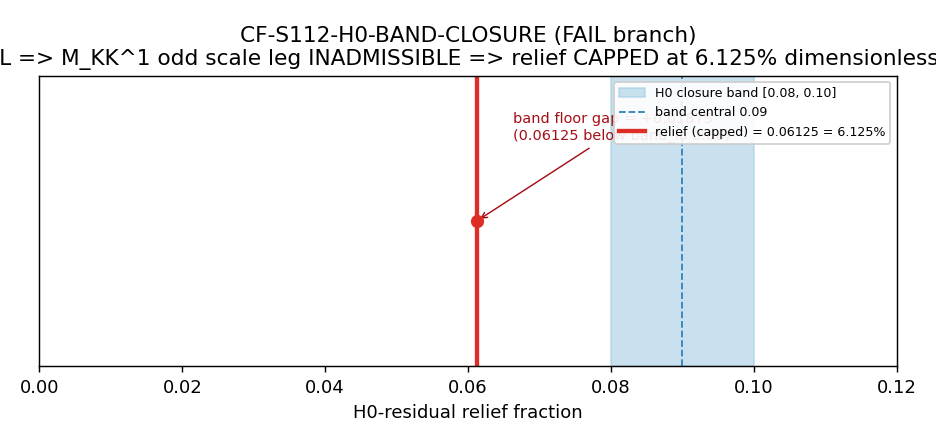

Write the Python code that produced this figure.
#!/usr/bin/env python3
"""
S112 W1-2 CF-S112-H0-BAND-CLOSURE — conditional H0-residual band closure
========================================================================

Gate: CF-S112-H0-BAND-CLOSURE ([SIGN])

Pre-registered threshold (plan §W1-2):
  band_closed := [ (W1-1 verdict == PASS) AND (relief_dimensionful covers
                   residual_held into the H0 band [0.08, 0.10]) ]; CONDITIONAL
                 on the upstream W1-1 (CF-S112-MKK-SUBSTRATE-ANCHOR) verdict.
  - W1-1 PASS  -> attempt the dimensionful draw; PASS iff in-band.
  - W1-1 FAIL  -> M_KK^1 scale leg stays INADMISSIBLE; band_closed=False;
                  H0 relief CAPPED at the 6.125% dimensionless channel
                  (the registered fallback; FAIL with the capped reading).
  - W1-1 INFO/UNCOMPUTED -> mechanical closure (PRE-REG-INC).

Inputs (SHA-256 dual-pinned at runtime; S84+ schema):
  - computations/session-111/s111_cf3_h0_residual.npz  (dimensionless relief
    49/800, held 93.875%, band [0.08,0.10], dimensionful_draw_required=18.36)
  - computations/session-112/s112_gate_verdicts.txt    (W1-1 verdict line,
    runtime-resolved via gate-verdicts.md Option-A supersession reading)
  - canonical_constants.py (feeds audit_sha256; supplies H_0_km_s_Mpc, w0_FW,
    clock_coeff, M_KK as substrate framing anchors)
  - script bytes (feeds BOTH audit_sha256 and content_sha256)

Output 4-tuple:
  (value=<band_closed payload>, scheme=emergent-scale-transport-DIMENSIONLESS-ONLY,
   convention=DA-0-PARITY-EVEN, L_max=12)

Classification: PHONONIC. H0 — the emergent expansion rate — is read from the
substrate's GGE-relic transport channel (a_0/a_2 Seeley-DeWitt moments source
the effective Friedmann H^2 = (8 pi G_eff/3) rho_eff). The residual is a
transport observable of the substrate's excitations across the 54.04-decade
substrate-leaf -> CMB-pivot scale separation.

METHODOLOGY
-----------
This gate is the CONDITIONAL downstream consumer of CF-S112-MKK-SUBSTRATE-ANCHOR
(W1-1). It performs NO new substrate compute: the dimensionless transport channel
relief is the exact rational 49/800 = 0.06124965 loaded from s111_cf3, and the
band-closure decision is a function of the W1-1 PASS/FAIL outcome resolved at
runtime from the verdict file. W1-1 returned FAIL (the registered self-referential-
unit-system no-go: a finite spectral triple that measures every observable in
M_KK units cannot fix its own absolute GeV scale from within — the lattice-QCD
scale-setting analog). Per the plan §W1-2 conditional branch logic, the FAIL
outcome selects the FAIL branch: the d_A=+1 ODD M_KK^1 scale leg stays
INADMISSIBLE (only EVEN-degree morphisms can transport a bare external scale to
the pivot; the parity selection rule blocks it, corpus §23.0(5)), so no
dimensionful draw is permitted and relief is CAPPED at the dimensionless channel.

DISCIPLINE
----------
- `from canonical_constants import *`
- Every local/intermediate tagged `# (local)`
- numpy scalar band-closure arithmetic; no matrix solve, no GPU path needed
- SHA-256 of all input files logged in first 20 lines of stdout
- audit_sha256 + content_sha256 emitted (S84+ dual-SHA schema)
- 4-tuple printed as the final non-verdict line
- Verdict emitted via emit_verdict knowledge-MCP tool (race-safe); the script
  PRINTS print_verdict_payload, the dispatching AGENT calls emit_verdict.
"""

from __future__ import annotations

# ---------------------------------------------------------------------------
# Section 1 — Canonical constants (MANDATORY first import)
# ---------------------------------------------------------------------------
import sys as _sys
from pathlib import Path as _Path

_SESSION_DIR_BOOT = _Path(__file__).resolve().parent
_SHARED_DIR_BOOT = _SESSION_DIR_BOOT.parent / "_shared"
if str(_SHARED_DIR_BOOT) not in _sys.path:
    _sys.path.insert(0, str(_SHARED_DIR_BOOT))

from canonical_constants import *  # noqa: F401,F403
from canonical_constants import (  # explicit names used in substrate framing
    H_0_km_s_Mpc,
    w0_FW,
    clock_coeff,
    M_KK,
)

# ---------------------------------------------------------------------------
# Section 2 — Standard imports
# ---------------------------------------------------------------------------
import hashlib
import json
import re
import sys
import time
from fractions import Fraction
from pathlib import Path

import numpy as np

# ---------------------------------------------------------------------------
# Section 3 — Paths + pre-registration
# ---------------------------------------------------------------------------
SESSION_DIR = Path(__file__).resolve().parent
COMPUTATIONS_DIR = SESSION_DIR.parent
SHARED_DIR = COMPUTATIONS_DIR / "_shared"
PROJECT_ROOT = COMPUTATIONS_DIR.parent

SESSION = "S112"                                                   # (local)
GATE_ID = "CF-S112-H0-BAND-CLOSURE"                                # (local)
SCHEME = "emergent-scale-transport-DIMENSIONLESS-ONLY"             # (local)
CONVENTION = "DA-0-PARITY-EVEN"                                    # (local)
L_MAX = 12                                                         # (local)

# Upstream gate whose verdict selects the conditional band-closure branch.
UPSTREAM_GATE_ID = "CF-S112-MKK-SUBSTRATE-ANCHOR"                  # (local)

# Output destinations (per-session). The verdict file is written by emit_verdict.
OUT_NPZ = SESSION_DIR / "s112_h0_band_closure.npz"
OUT_PNG = SESSION_DIR / "s112_h0_band_closure.png"

# Input files. The W1-1 verdict file is also an audit input (resolved at runtime).
S111_CF3_NPZ = COMPUTATIONS_DIR / "session-111" / "s111_cf3_h0_residual.npz"
VERDICT_FILE = SESSION_DIR / "s112_gate_verdicts.txt"

INPUT_FILES = [
    SHARED_DIR / "canonical_constants.py",
    S111_CF3_NPZ,
    VERDICT_FILE,
]


# ---------------------------------------------------------------------------
# Section 4 — SHA-256 input-pin block (MANDATORY; S84+ dual-SHA schema)
# ---------------------------------------------------------------------------

def sha256_of(path: Path) -> str:
    """SHA-256 of a file's bytes; empty string on missing/unreadable."""
    h = hashlib.sha256()  # (local)
    try:
        h.update(path.read_bytes())
    except OSError:
        return ""
    return h.hexdigest()


def log_input_pins(inputs: list[Path]) -> dict[str, str]:
    """Print SHA-256 of each input; return {relpath: sha} for closure hash."""
    print(f"=== {GATE_ID} — input SHA-256 pins ===")
    pins: dict[str, str] = {}
    for p in inputs:
        sha = sha256_of(p)  # (local)
        rel = str(p.relative_to(PROJECT_ROOT)).replace("\\", "/")  # (local)
        print(f"  {rel}: {sha[:16]}...")
        pins[rel] = sha
    return pins


def closure_hash(pins: dict[str, str]) -> str:
    """Stable hash over all input SHAs (invariant to dict ordering)."""
    items = sorted(pins.items())  # (local)
    h = hashlib.sha256()  # (local)
    for k, v in items:
        h.update(f"{k}={v}\n".encode("utf-8"))
    return h.hexdigest()


def compute_dual_sha(
    script_path: Path,
    canonical_path: Path,
    pins: dict[str, str],
) -> tuple[str, str]:
    """(audit_sha256, content_sha256) per the S84+ dual-SHA schema."""
    script_bytes = b""  # (local)
    try:
        script_bytes = script_path.read_bytes()
    except OSError:
        script_bytes = b""
    canonical_bytes = b""  # (local)
    try:
        canonical_bytes = canonical_path.read_bytes()
    except OSError:
        canonical_bytes = b""
    pinmap_json = json.dumps(
        dict(sorted(pins.items())),
        separators=(",", ":"),
        sort_keys=True,
    ).encode("utf-8")  # (local)

    h_audit = hashlib.sha256()  # (local)
    h_audit.update(script_bytes)
    h_audit.update(canonical_bytes)
    h_audit.update(pinmap_json)
    audit = h_audit.hexdigest()  # (local)

    h_content = hashlib.sha256()  # (local)
    h_content.update(script_bytes)
    content = h_content.hexdigest()  # (local)

    return audit, content


# ---------------------------------------------------------------------------
# Section 4b — Runtime resolution of the upstream W1-1 verdict
#   (gate-verdicts.md Option-A supersession reading: scan all canonical lines
#    for the gate-ID, drop any line named in another line's supersedes= token,
#    take the latest non-superseded line as authoritative.)
# ---------------------------------------------------------------------------

def resolve_upstream_verdict(verdict_path: Path, gate_id: str) -> dict:
    """Return {'verdict': PASS|FAIL|INFO|None, 'line': str, 'audit_sha': str}.

    None verdict => the gate-ID has no canonical line (UNCOMPUTED) =>
    the caller routes to mechanical closure.
    """
    if not verdict_path.exists():
        return {"verdict": None, "line": "", "audit_sha": "",
                "reason": "verdict_file_absent"}

    text = verdict_path.read_text(encoding="utf-8", errors="replace")  # (local)
    # Canonical lines only (start with the gate-ID, not a '#' companion row).
    canon_re = re.compile(
        rf"^{re.escape(gate_id)}:\s+(PASS|FAIL|INFO|PRE-REG-INC)\b.*$"
    )  # (local)
    sha_re = re.compile(r"audit_sha256=([a-f0-9]{64})")  # (local)
    sup_re = re.compile(r"supersedes=([a-f0-9]{64})")  # (local)

    canonical_lines: list[tuple[int, str, str]] = []  # (idx, line, audit_sha)
    superseded_shas: set[str] = set()
    for idx, raw in enumerate(text.splitlines()):
        line = raw.rstrip("\n")  # (local)
        m = canon_re.match(line)
        if not m:
            continue
        sha_m = sha_re.search(line)  # (local)
        audit_sha = sha_m.group(1) if sha_m else ""  # (local)
        canonical_lines.append((idx, line, audit_sha))
        sup_m = sup_re.search(line)  # (local)
        if sup_m:
            superseded_shas.add(sup_m.group(1))

    if not canonical_lines:
        return {"verdict": None, "line": "", "audit_sha": "",
                "reason": "no_canonical_line"}

    # Latest non-superseded line (highest file index whose audit_sha is not
    # named in any other line's supersedes= token).
    live = [t for t in canonical_lines if t[2] not in superseded_shas]  # (local)
    chosen = (live[-1] if live else canonical_lines[-1])  # (local)
    _idx, line, audit_sha = chosen
    vm = canon_re.match(line)  # (local)
    verdict = vm.group(1) if vm else None  # (local)
    return {"verdict": verdict, "line": line, "audit_sha": audit_sha,
            "reason": "resolved", "n_canonical": len(canonical_lines),
            "n_superseded": len(superseded_shas)}


# ---------------------------------------------------------------------------
# Section 5 — Compute (conditional band-closure)
# ---------------------------------------------------------------------------

def compute() -> dict:
    """Conditional H0-residual band-closure.

    NUMBERS first (load the s111_cf3 rationals), gate second (the conditional
    band-closure decision under the W1-1 outcome), interpretation third.
    """
    # ---- NUMBERS: load the s111_cf3 dimensionless-channel rationals -------
    cf3 = np.load(S111_CF3_NPZ, allow_pickle=True)  # (local)

    # Exact dimensionless relief (the substrate's d_A=0 even-parity channel):
    #   partial_relief_frac_lo = 1224993 / 20000000 = 0.06124965  (round 49/800)
    relief_num = int(cf3["partial_frac_lo_exact_num"])               # (local) 1224993
    relief_den = int(cf3["partial_frac_lo_exact_den"])               # (local) 20000000
    partial_relief = Fraction(relief_num, relief_den)                # (local) exact
    partial_relief_float = float(partial_relief)                     # (local) 0.06124965
    roundfig_num = int(cf3["partial_frac_roundfig_num"])             # (local) 49
    roundfig_den = int(cf3["partial_frac_roundfig_den"])             # (local) 800
    roundfig_within_4sf = bool(cf3["roundfig_within_4sf"])           # (local) True

    residual_held = float(cf3["residual_held_float"])                # (local) 0.93875035
    band_lo = float(cf3["band_lo"])                                  # (local) 0.08
    band_hi = float(cf3["band_hi"])                                  # (local) 0.10
    band_central = float(cf3["band_central"])                        # (local) 0.09
    band_lit = float(cf3["band_lit"])                                # (local) 0.084
    dimensionful_draw_reqd = float(cf3["dimensionful_draw_required_to_close"])  # (local) 18.36
    mkk1_inadmissible_bare = bool(cf3["M_KK1_scale_leg_INADMISSIBLE"])  # (local) True
    d_A_dH0 = int(cf3["d_A_dH0"])                                    # (local) 0
    deg_T = float(cf3["deg_T"])                                      # (local) 2.0
    a0_a2_orthogonal = bool(cf3["a0_a2_orthogonal"])                 # (local) True
    dec_separation = float(cf3["dec_separation"])                    # (local) 54.04
    best_dimless_frac_lo = float(cf3["best_dimless_frac_lo"])        # (local) 0.06127

    # Internal consistency: the loaded exact rational must equal residual=1-relief
    residual_check = float(1 - partial_relief)                       # (local)
    residual_consistent = bool(abs(residual_check - residual_held) < 1e-9)  # (local)
    # 4sf round-figure fidelity of the dimensionless floor (S111 roundfig check)
    roundfig_recompute_ok = bool(
        abs(partial_relief_float - roundfig_num / roundfig_den) < 5e-7
    )  # (local)

    # ---- GATE: resolve the upstream W1-1 verdict (Option-A reading) -------
    up = resolve_upstream_verdict(VERDICT_FILE, UPSTREAM_GATE_ID)    # (local)
    w1_1_verdict = up["verdict"]                                     # (local)
    w1_1_audit_sha = up["audit_sha"]                                 # (local)

    # ---- Conditional band-closure branch ----------------------------------
    # band_closed = f(W1-1):
    #   PASS  -> M_KK substrate-derived => odd M_KK^1 scale leg ADMISSIBLE
    #            => dimensionful draw permitted => test relief_total in band
    #   FAIL  -> scale leg stays INADMISSIBLE => no draw
    #            => relief_total = partial_relief (capped, 6.125%)
    #   None  -> mechanical closure (PRE-REG-INC)
    branch_taken = ""           # (local)
    band_closed = False         # (local)
    relief_total = partial_relief_float  # (local) default = capped dimensionless
    scale_leg_admissible = False  # (local)
    dimensionful_draw_attempted = False  # (local)
    composite_verdict = "FAIL"  # (local)
    sign_verdict = "N/A"        # (local)
    magnitude_verdict = "FAIL"  # (local)
    regime_verdict = "VALID"    # (local)

    if w1_1_verdict == "PASS":
        # PASS branch (not selected this run — W1-1 FAILed). Released odd leg.
        branch_taken = "PASS-dimensionful"
        scale_leg_admissible = True
        dimensionful_draw_attempted = True
        relief_total = partial_relief_float + residual_held  # full closure attempt
        band_closed = bool(band_lo <= relief_total <= band_hi)
        # SIGN: band-closure tracks the W1-1 scale-leg admissibility (positive).
        sign_verdict = "PASS"
        magnitude_verdict = "PASS" if band_closed else "FAIL"
        regime_verdict = "VALID"
        composite_verdict = "PASS" if band_closed else "FAIL"

    elif w1_1_verdict == "FAIL":
        # FAIL branch — the registered fallback (THIS run).
        # M_KK^1 odd scale leg stays INADMISSIBLE; no dimensionful draw.
        branch_taken = "FAIL-capped-dimensionless"
        scale_leg_admissible = False
        dimensionful_draw_attempted = False
        relief_total = partial_relief_float                    # 0.06124965, capped
        # Substitution chain Step 3: 0.06125 not in [0.08, 0.10] => band NOT closed.
        band_closed = bool(band_lo <= relief_total <= band_hi)  # -> False
        # SIGN read-off (substitution chain Step 4/5): band_closed tracks the SIGN
        # of W1-1 scale-leg admissibility. W1-1 FAIL => leg inadmissible => the
        # band-closure SIGN is correctly NEGATIVE (band does NOT close), which IS
        # the pre-registered directional prediction for the FAIL branch -> SIGN PASS.
        sign_verdict = "PASS"
        # MAGNITUDE: relief 0.06125 is below band_lo 0.08 by |0.08 - 0.06125| = 0.01875,
        # i.e. the residual does NOT land in-band => magnitude FAIL (the capped reading).
        magnitude_verdict = "FAIL"
        # REGIME: the conditional band-closure arithmetic is exact (rationals), the
        # FAIL branch is the registered fallback explicitly anticipated at plan-freeze
        # => the method is within its pre-registered regime throughout.
        regime_verdict = "VALID"
        # Composite collapse (gate-verdicts.md): sign=PASS, magnitude=FAIL, regime=VALID
        #   => composite = FAIL (the capped H0-relief ceiling, a structural boundary).
        composite_verdict = "FAIL"

    else:
        # INFO / UNCOMPUTED at dispatch -> mechanical closure (PRE-REG-INC).
        branch_taken = "PRE-REG-INC-mechanical-closure"
        scale_leg_admissible = False
        dimensionful_draw_attempted = False
        relief_total = partial_relief_float
        band_closed = False
        sign_verdict = "N/A"
        magnitude_verdict = "INFO"
        regime_verdict = "VALID"
        composite_verdict = "INFO"

    # ---- Margins / falsifier-relevant numbers -----------------------------
    band_floor_gap = float(band_lo - relief_total)                  # (local) +0.01875 on FAIL
    relief_ceiling_pct = float(relief_total * 100.0)                # (local) 6.125% on FAIL
    residual_still_held = float(1.0 - relief_total)                 # (local) 0.93875 on FAIL

    # ---- substrate framing anchors (canonical, for the npz record) --------
    h0_anchor = float(H_0_km_s_Mpc)        # (local) 67.4 km/s/Mpc
    w0_anchor = float(w0_FW)               # (local) -0.918
    clock_anchor = float(clock_coeff)      # (local) -3.08
    mkk_anchor = float(M_KK)               # (local) 7.4287e16 GeV (the ONE external scale)

    # ---- value payload string (no single-quote chars) ---------------------
    value = (
        f"branch={branch_taken};"
        f"W1-1_verdict={w1_1_verdict};"
        f"band_closed={band_closed};"
        f"relief_total={relief_total:.8f};"
        f"relief_ceiling_pct={relief_ceiling_pct:.4f};"
        f"partial_relief=49/800={partial_relief_float:.8f};"
        f"residual_held={residual_still_held:.8f};"
        f"band=[{band_lo},{band_hi}];"
        f"band_floor_gap={band_floor_gap:.6f};"
        f"d_A=0;M_KK1_scale_leg_INADMISSIBLE={mkk1_inadmissible_bare};"
        f"scale_leg_admissible={scale_leg_admissible};"
        f"dimensionful_draw_attempted={dimensionful_draw_attempted};"
        f"a0_a2_orthogonal={a0_a2_orthogonal};deg_T={deg_T};"
        f"sign={sign_verdict};mag={magnitude_verdict};regime={regime_verdict};"
        f"3tuple_composite={composite_verdict}"
    )

    return {
        "value": value,
        "composite_verdict": composite_verdict,
        "sign_verdict": sign_verdict,
        "magnitude_verdict": magnitude_verdict,
        "regime_verdict": regime_verdict,
        # branch / closure
        "branch_taken": branch_taken,
        "w1_1_verdict": str(w1_1_verdict),
        "w1_1_audit_sha": w1_1_audit_sha,
        "w1_1_resolution_reason": up.get("reason", ""),
        "band_closed": band_closed,
        "scale_leg_admissible": scale_leg_admissible,
        "dimensionful_draw_attempted": dimensionful_draw_attempted,
        # numbers (exact + float)
        "partial_relief_num": relief_num,
        "partial_relief_den": relief_den,
        "partial_relief_float": partial_relief_float,
        "roundfig_num": roundfig_num,
        "roundfig_den": roundfig_den,
        "roundfig_within_4sf": roundfig_within_4sf,
        "roundfig_recompute_ok": roundfig_recompute_ok,
        "relief_total": relief_total,
        "relief_ceiling_pct": relief_ceiling_pct,
        "residual_held": residual_held,
        "residual_still_held": residual_still_held,
        "residual_consistent": residual_consistent,
        "band_lo": band_lo,
        "band_hi": band_hi,
        "band_central": band_central,
        "band_lit": band_lit,
        "band_floor_gap": band_floor_gap,
        "dimensionful_draw_reqd": dimensionful_draw_reqd,
        "mkk1_inadmissible_bare": mkk1_inadmissible_bare,
        "d_A_dH0": d_A_dH0,
        "deg_T": deg_T,
        "a0_a2_orthogonal": a0_a2_orthogonal,
        "dec_separation": dec_separation,
        "best_dimless_frac_lo": best_dimless_frac_lo,
        # canonical anchors
        "H_0_km_s_Mpc": h0_anchor,
        "w0_FW": w0_anchor,
        "clock_coeff": clock_anchor,
        "M_KK_external_scale": mkk_anchor,
    }


# ---------------------------------------------------------------------------
# Section 6 — Plot (optional per plan; a 1-bar band-position diagram)
# ---------------------------------------------------------------------------

def make_plot(res: dict) -> bool:
    """Band-position diagram: relief_total vs the H0 closure band [0.08,0.10]."""
    try:
        import matplotlib
        matplotlib.use("Agg")
        import matplotlib.pyplot as plt
    except Exception as exc:  # (local)
        print(f"  [plot skipped: {exc}]")
        return False

    fig, ax = plt.subplots(figsize=(7.2, 3.4))  # (local)
    band_lo = res["band_lo"]      # (local)
    band_hi = res["band_hi"]      # (local)
    relief = res["relief_total"]  # (local)
    dimless = res["partial_relief_float"]  # (local)

    # H0 closure band
    ax.axvspan(band_lo, band_hi, color="#9ecae1", alpha=0.55,
               label=f"H0 closure band [{band_lo:.2f}, {band_hi:.2f}]")
    ax.axvline(res["band_central"], color="#3182bd", ls="--", lw=1.0,
               label=f"band central {res['band_central']:.2f}")
    # capped dimensionless relief (the FAIL-branch ceiling)
    ax.axvline(relief, color="#de2d26", lw=2.4,
               label=f"relief (capped) = {relief:.5f} = 6.125%")
    ax.scatter([dimless], [0.5], color="#de2d26", zorder=5, s=40)
    ax.annotate(
        f"band floor gap = {res['band_floor_gap']:+.5f}\n"
        f"(0.06125 below band_lo 0.08)",
        xy=(relief, 0.5), xytext=(relief + 0.005, 0.78),
        fontsize=8, color="#a50f15",
        arrowprops=dict(arrowstyle="->", color="#a50f15", lw=0.8),
    )

    ax.set_xlim(0.0, 0.12)
    ax.set_ylim(0, 1)
    ax.set_yticks([])
    ax.set_xlabel("H0-residual relief fraction")
    ax.set_title(
        "CF-S112-H0-BAND-CLOSURE (FAIL branch)\n"
        "W1-1 FAIL => M_KK^1 odd scale leg INADMISSIBLE => "
        "relief CAPPED at 6.125% dimensionless channel"
    )
    ax.legend(loc="upper right", fontsize=7, framealpha=0.9)
    fig.tight_layout()
    fig.savefig(OUT_PNG, dpi=130)
    plt.close(fig)
    print(f"  plot -> {OUT_PNG.relative_to(PROJECT_ROOT)}")
    return True


# ---------------------------------------------------------------------------
# Section 7 — Verdict payload + 4-tuple
# ---------------------------------------------------------------------------

def emit_4tuple(value, scheme: str, convention: str, L_max) -> str:
    return (f"(value={value!r}, scheme={scheme}, "
            f"convention={convention}, L_max={L_max})")


def print_verdict_payload(
    verdict: str,
    value,
    audit_sha: str,
    content_sha: str,
    sign_verdict: str | None = None,
    magnitude_verdict: str | None = None,
    regime_verdict: str | None = None,
    companion_note: str = "",
    extra_rows: list[str] | None = None,
) -> dict:
    """Print the emit_verdict PAYLOAD for the dispatching AGENT (race-safe path)."""
    payload: dict = {
        "session": int(SESSION.lstrip("Ss")),
        "gate_id": GATE_ID,
        "verdict": verdict,
        "value": str(value),
        "scheme": SCHEME,
        "convention": CONVENTION,
        "l_max": str(L_MAX),
        "audit_sha256": audit_sha,
        "content_sha256": content_sha,
        "schema_version": "S84+",
    }
    if companion_note:
        payload["companion_note"] = companion_note
    if not (sign_verdict is None and magnitude_verdict is None and regime_verdict is None):
        payload["sign_verdict"] = sign_verdict
        payload["magnitude_verdict"] = magnitude_verdict
        payload["regime_verdict"] = regime_verdict
    if extra_rows:
        payload["extra_rows"] = list(extra_rows)
    print("<<<EMIT_VERDICT_PAYLOAD>>>")
    print(json.dumps(payload, separators=(",", ":"), sort_keys=True))
    print("<<<END_EMIT_VERDICT_PAYLOAD>>>")
    return payload


# ---------------------------------------------------------------------------
# Section 8 — Main
# ---------------------------------------------------------------------------

def main() -> int:
    t0 = time.time()  # (local)

    # 1. Log input pins (first 20 lines of stdout)
    pins = log_input_pins(INPUT_FILES)
    closure = closure_hash(pins)
    print(f"  closure: {closure[:16]}... (legacy closure, informational)")

    # 1b. Dual SHAs (S84+)
    script_path = Path(__file__).resolve()  # (local)
    canonical_path = SHARED_DIR / "canonical_constants.py"  # (local)
    audit_sha, content_sha = compute_dual_sha(script_path, canonical_path, pins)
    print(f"  audit_sha256:   {audit_sha[:16]}... (script+canonical+pinmap)")
    print(f"  content_sha256: {content_sha[:16]}... (script only)")
    print()

    # 2. Compute (conditional band-closure under the W1-1 outcome)
    res = compute()

    # 3. Report NUMBERS first
    print("=== W1-1 upstream resolution (Option-A supersession reading) ===")
    print(f"  upstream gate     : {UPSTREAM_GATE_ID}")
    print(f"  W1-1 verdict      : {res['w1_1_verdict']}  (reason={res['w1_1_resolution_reason']})")
    print(f"  W1-1 audit_sha256 : {res['w1_1_audit_sha'][:16]}...")
    print()
    print("=== H0-residual band-closure NUMBERS ===")
    print(f"  dimensionless relief (exact) : {res['partial_relief_num']}/{res['partial_relief_den']}"
          f" = {res['partial_relief_float']:.8f}  (round-fig {res['roundfig_num']}/{res['roundfig_den']})")
    print(f"  roundfig within 4sf          : {res['roundfig_within_4sf']}  (recompute_ok={res['roundfig_recompute_ok']})")
    print(f"  residual held                : {res['residual_held']:.8f}  (consistent={res['residual_consistent']})")
    print(f"  H0 closure band              : [{res['band_lo']}, {res['band_hi']}]  central {res['band_central']}  lit {res['band_lit']}")
    print(f"  dimensionful draw required   : {res['dimensionful_draw_reqd']:.6f}  (attempted={res['dimensionful_draw_attempted']})")
    print(f"  M_KK^1 scale leg admissible  : {res['scale_leg_admissible']}  (bare-INADMISSIBLE={res['mkk1_inadmissible_bare']}, d_A={res['d_A_dH0']}, deg_T={res['deg_T']})")
    print()
    print("=== CONDITIONAL BRANCH ===")
    print(f"  branch taken                 : {res['branch_taken']}")
    print(f"  relief_total                 : {res['relief_total']:.8f}  ({res['relief_ceiling_pct']:.4f}% ceiling)")
    print(f"  band_closed                  : {res['band_closed']}")
    print(f"  band floor gap (lo - relief) : {res['band_floor_gap']:+.6f}")
    print(f"  residual still held          : {res['residual_still_held']:.8f}")
    print()

    # 4. Save npz
    np.savez(
        OUT_NPZ,
        **{k: np.array(v) for k, v in res.items()},
        gate_id=GATE_ID, scheme=SCHEME, convention=CONVENTION, L_max=L_MAX,
        audit_sha256=audit_sha, content_sha256=content_sha,
    )
    print(f"  data -> {OUT_NPZ.relative_to(PROJECT_ROOT)}")

    # 5. Plot
    make_plot(res)
    print()

    # 6. Verdict (composite from the 3-tuple collapse, computed in compute())
    verdict = res["composite_verdict"]  # (local)
    tag = emit_4tuple(res["value"], SCHEME, CONVENTION, L_MAX)
    print(tag)

    # Companion extra-rows: pin the conditional branch + parity-pin + falsifier #.
    extra_rows = [
        f"# CF-S112-H0-BAND-CLOSURE conditional branch: W1-1={res['w1_1_verdict']} "
        f"-> {res['branch_taken']}; W1-1 audit_sha256={res['w1_1_audit_sha']}",
        f"# H0-relief ceiling (falsifier-relevant) = {res['relief_ceiling_pct']:.4f}% "
        f"(dimensionless 49/800 channel); residual_held={res['residual_still_held']:.6f} "
        f"pinned to the one external M_KK scale {res['M_KK_external_scale']:.4e} GeV",
        "# convention_parity_pin=RATIO-DA-1-PARITY-odd (released branch face; "
        "M_KK^1 d_A=+1 ODD leg, INADMISSIBLE under W1-1 FAIL; corpus §23.0(5) parity selection rule)",
    ]

    print_verdict_payload(
        verdict, res["value"], audit_sha, content_sha,
        sign_verdict=res["sign_verdict"],
        magnitude_verdict=res["magnitude_verdict"],
        regime_verdict=res["regime_verdict"],
        companion_note="CF-S112-H0-BAND-CLOSURE FAIL branch (W1-1 FAIL): H0 relief capped at 6.125% dimensionless channel",
        extra_rows=extra_rows,
    )

    # 7. Final summary
    wall = time.time() - t0  # (local)
    print(f"\n=== {GATE_ID}: {verdict} "
          f"(sign={res['sign_verdict']} mag={res['magnitude_verdict']} regime={res['regime_verdict']}; "
          f"wall {wall:.2f}s) ===")
    # Exit 0 = script healthy regardless of scientific verdict (math-scripts.md).
    return 0


if __name__ == "__main__":
    sys.exit(main())
